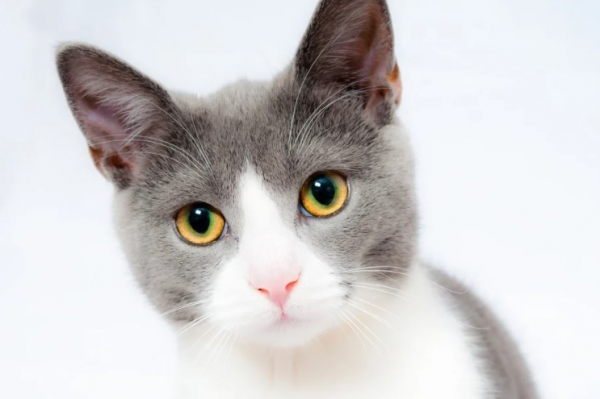
#> input picture 22.12.05_d44_image/data/cat.jpg, 600 x 399 px, found by its file name
$ python image_03.py
#> lines starting #> are read from the running program, lines starting #| are printed output that depends on the picture
import cv2

def image_show(image):
    cv2.imshow("show", image)
    cv2.waitKey(0)

image_path = "./22.12.05_d44_image/data/cat.jpg"

# 이미지 읽기
image = cv2.imread(image_path)
#> image is the input picture: shape (399, 600, 3); mean B, G, R 205.8, 205.4, 207.6

# 이미지 크롭 [시작 : 끝 : 단계]
image_crop = image[10: , :500]
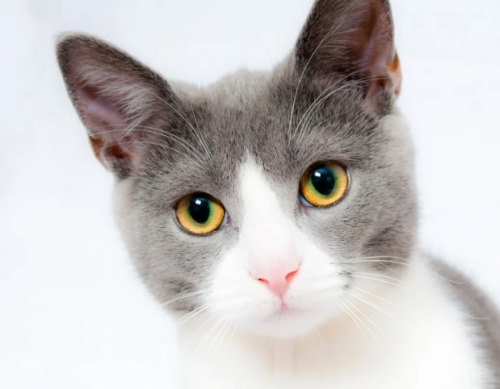
#> image_crop: shape (389, 500, 3); mean B, G, R 197.1, 197.5, 200.9

# 저장코드 추가 png 파일 저장
image_show(image_crop)
cv2.imwrite("./22.12.05_d44_image/data/cat_crop.png", image_crop)

$ run again, with 22.12.05_d44_image/data/word_cloud.jpg copied over 22.12.05_d44_image/data/cat.jpg
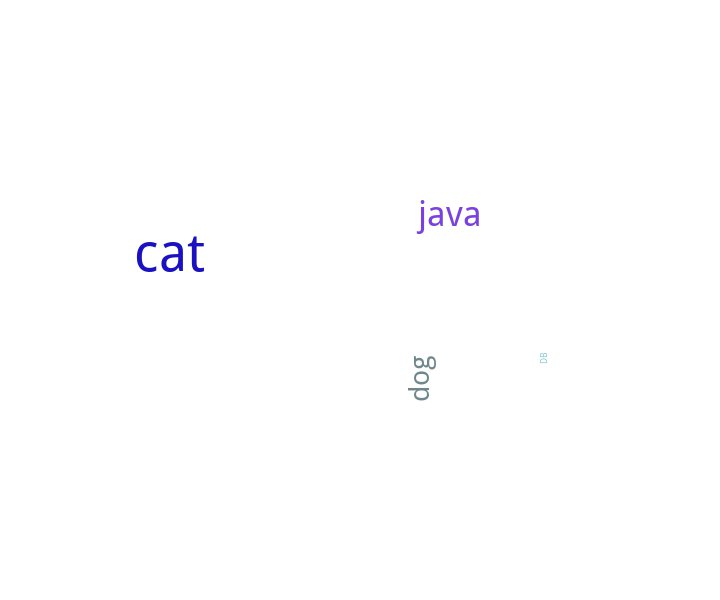
#> input picture 22.12.05_d44_image/data/word_cloud.jpg, 720 x 600 px, found by its file name
#> image is the input picture: shape (600, 720, 3); mean B, G, R 254.7, 254.2, 254.3
#> `image_crop = image[10: , :500]`:
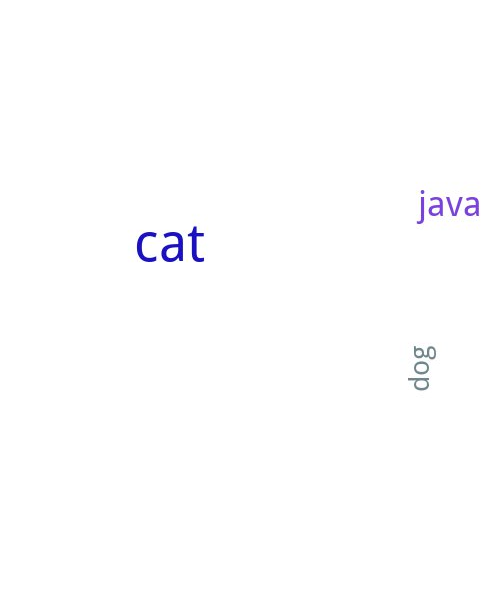
#> image_crop: shape (590, 500, 3); mean B, G, R 254.5, 253.9, 254
